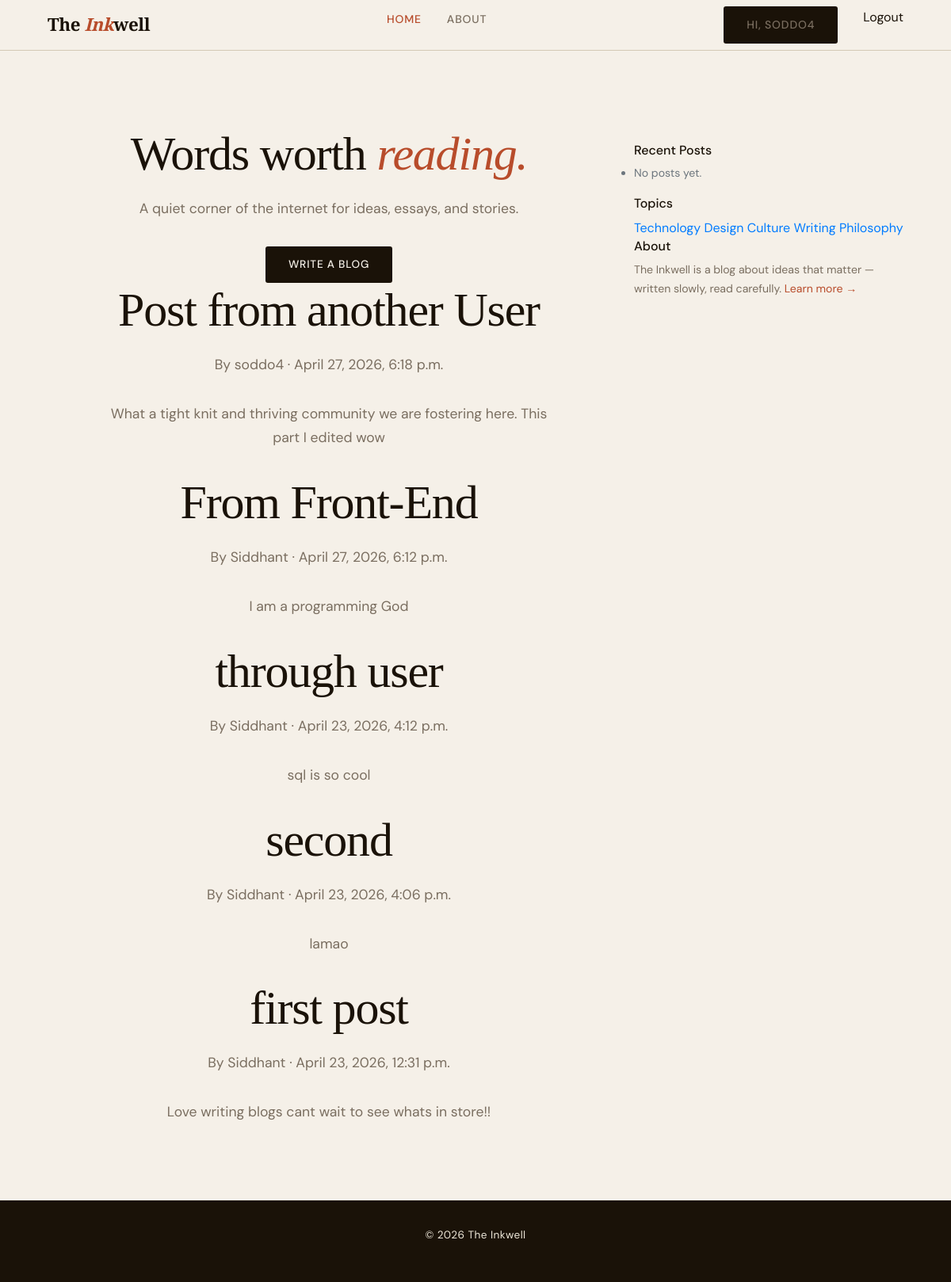
The page / (signed in) on the database its author committed.
### blog/models.py (models this page shows, shortened)
class Post(models.Model):
    title = models.CharField(max_length=100)
    content = models.TextField()
    date_posted = models.DateTimeField(default=timezone.now)
    author = models.ForeignKey(User,on_delete=models.CASCADE)
    class Meta:
         ordering = ['-date_posted']

### blog/views.py (the view)
# urls.py: path("", views.home, name="home"),
def home(request):
    posts = Post.objects.all()
    context = {
        'posts': posts
    }
    return render(request, 'blog/home.html', context)

### blog/templates/blog/home.html (shortened to what this page needs)
{% extends "base.html" %}
{% block content %}
<div class="container">
  <div class="row g-4 align-items-start">
    <div class="col-lg-8">
      <section class="hero">
        <h1>Words worth <em>reading.</em></h1>
        <p>A quiet corner of the internet for ideas, essays, and stories.</p>
        {% if user.is_authenticated %}
        <a href="{% url 'create_post' %}" class="btn">Write a Blog</a>
        {%else%}
        <a href="{% url 'about' %}" class="btn">About the Blog</a>
        {%endif%}
        {% for post in posts %}
  <h1>{{ post.title }}</h1>
  <p>
    By {{ post.author.username }} · {{ post.date_posted }}
  </p>
  <p>{{ post.content }}</p>
{% endfor %}
      </section>
    </div>
    <div class="col-lg-4 position-sticky" style="top: 180px;">
      <div class="sidebar-card">
        <h6>Recent Posts</h6>
        <ul class="sidebar-posts">
          {% for post in recent_posts %}
            <li><a href="{% url 'post_detail' post.slug %}">{{ post.title }}</a></li>
          {% empty %}
            <li class="text-muted" style="font-size:0.88rem;">No posts yet.</li>
          {% endfor %}
        </ul>
      </div>
     <div class="sidebar-card">
  <h6>Topics</h6>
  <div class="tag-cloud">
    <a href="#">Technology</a>
    <a href="#">Design</a>
    <a href="#">Culture</a>
    <a href="#">Writing</a>
    <a href="#">Philosophy</a>
  </div>
</div>
      <div class="sidebar-card">
        <h6>About</h6>
        <p style="font-size:0.88rem; color:var(--muted); margin:0;">
          The Inkwell is a blog about ideas that matter — written slowly, read carefully.
          <a href="{% url 'about' %}" style="color:var(--rust);">Learn more →</a>
        </p>
      </div>
    </div>
  </div>
</div>
{% endblock %}

### templates/base.html (shortened to what this page needs)
<!DOCTYPE html>
<html lang="en">
<head>
    <link rel="stylesheet" href="https://cdn.jsdelivr.net/npm/bootstrap@4.0.0/dist/css/bootstrap.min.css">
</head>
<body>
  <nav>
    <a href="{% url 'home' %}" class="nav-logo">The <span>Ink</span>well</a>
    <ul class="nav-links">
      <li>
        <a href="{% url 'home' %}"
           {% if request.resolver_match.url_name == 'home' %}class="active"{% endif %}>
          Home
        </a>
      </li>
      <li>
        <a href="{% url 'about' %}"
           {% if request.resolver_match.url_name == 'about' %}class="active"{% endif %}>
          About
        </a>
      </li>
    </ul>
    <div class="nav-links">
       {% if user.is_authenticated %}
        <a href='{% url 'profile' %}' class = "btn">Hi, {{ user.username }}</a>
        <form method="POST" action="{% url 'logout' %}" style="display:inline;">
            <button type="submit" style="background:none; border:none; color:inherit; cursor:pointer;">Logout</button>
        </form>
    {% else %}
        <a href="{% url 'login' %}">Login</a>
        <a href="{% url 'register' %}">Register</a>
    {% endif %}
    </div>
  </nav>
  <main>
     <div class = 'container'>
    {%block content%}{%endblock%}
  </div>
  </main>
  <footer>
    <p>&copy; {% now "Y" %} The Inkwell</p>
  </footer>
</body>
</html>

### rows shown on the page
Post: title "Post from another User", author.username "soddo4", date_posted "April 27, 2026, 6:18 p.m.", content "What a tight knit and thriving community we are fostering here. This part I edited wow"
Post: title "From Front-End", author.username "Siddhant", date_posted "April 27, 2026, 6:12 p.m.", content "I am a programming God"
Post: title "through user", author.username "Siddhant", date_posted "April 23, 2026, 4:12 p.m.", content "sql is so cool"
Post: title "second", author.username "Siddhant", date_posted "April 23, 2026, 4:06 p.m.", content "lamao"
Post: title "first post", author.username "Siddhant", date_posted "April 23, 2026, 12:31 p.m.", content "Love writing blogs cant wait to see whats in store!!"

### other values the page prints
{{ user.username }} "SODDO4"
